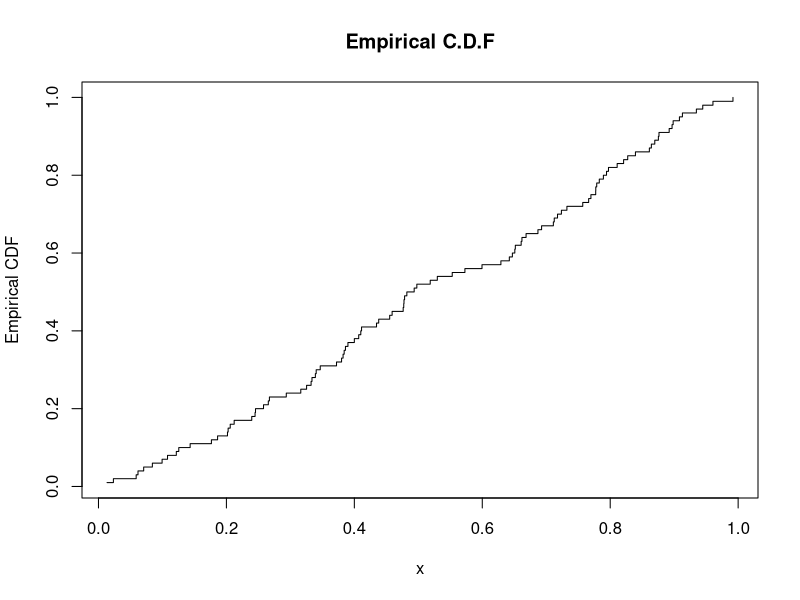
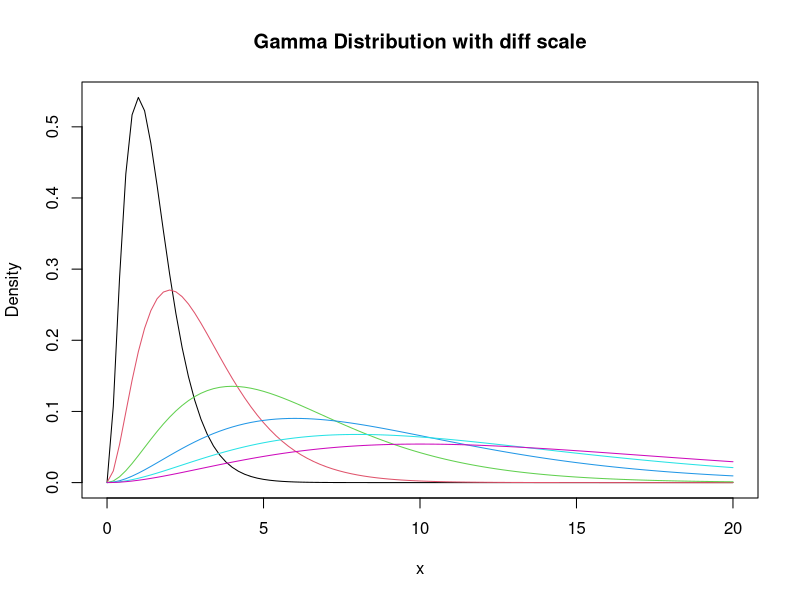
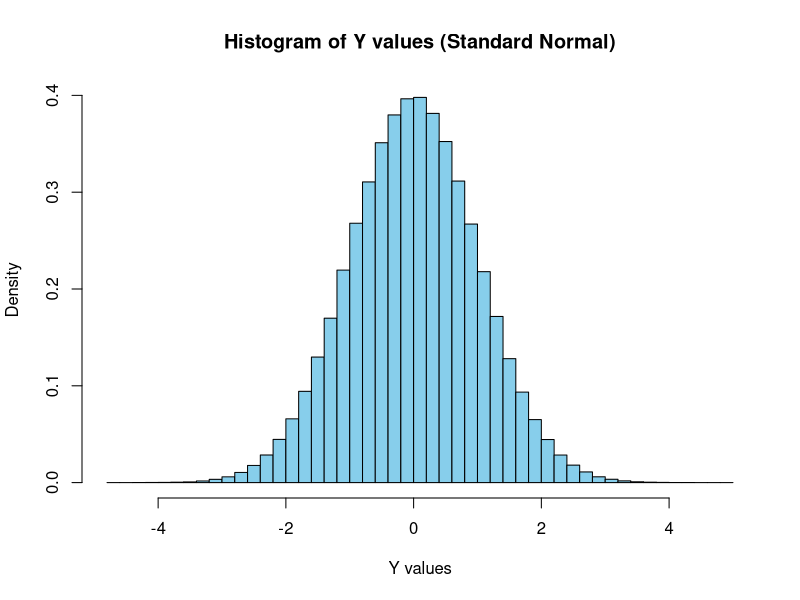
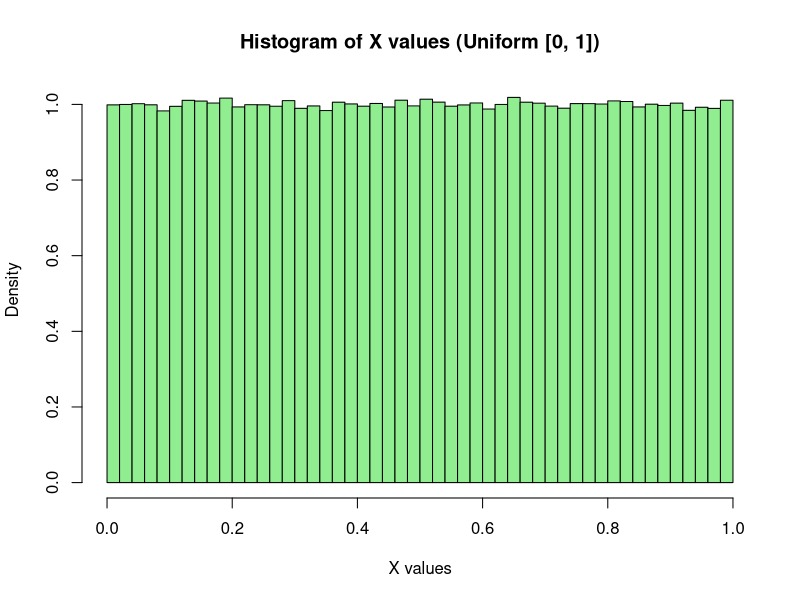
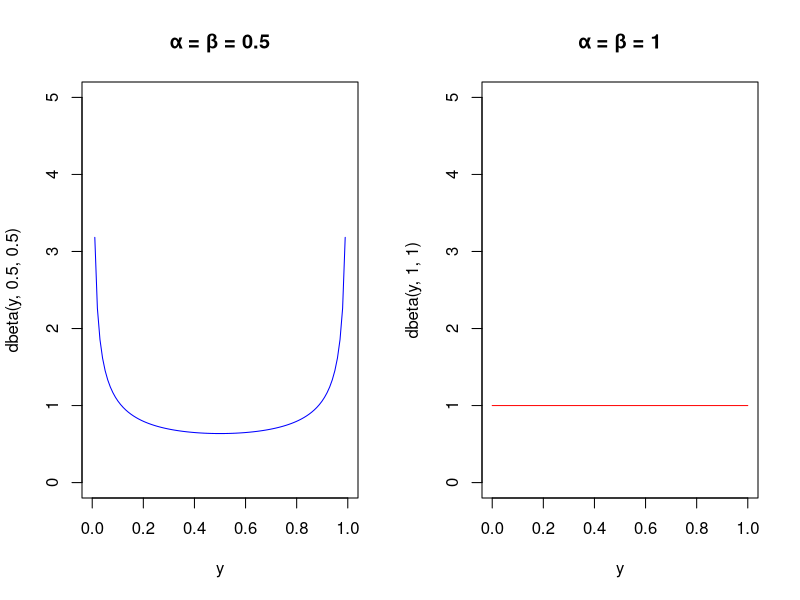
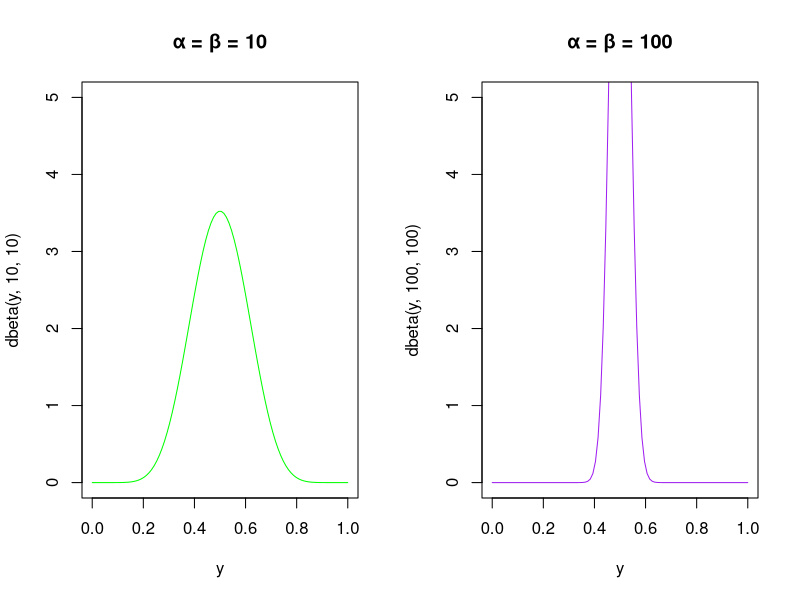
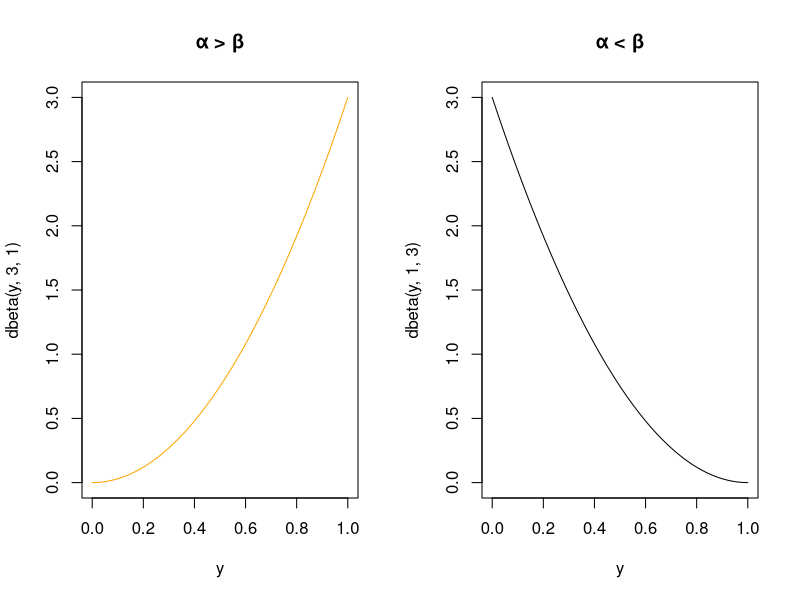

Recreate these plots in R, in order.
## ---- chunk 1
knitr::opts_chunk$set(echo = TRUE)
## ---- chunk 2
set.seed(0); n <- 1000
A <- matrix(runif(n*n),n,n); x.true <- runif(n)
y <- A%*%x.true

## ---- chunk 3
#b)
time_0 = Sys.time()         
A_inverse = solve(A)        #inverse of A
x1 = A_inverse %*% y
time_end = Sys.time()
time_process = time_end - time_0
print(sprintf("Time of the explicit inverse method: %.8f", time_process))

mean_abs_difference = mean(abs(x1- x.true))   
print(sprintf("Approximate mean absolute 'error' - explicit inverse method: %.8e", mean_abs_difference))


#c)
time_0 = Sys.time()         
x2 = solve(A,y)             #directly solve x
time_end = Sys.time()
time_process2 = time_end - time_0
print(sprintf("Time of the direct solve method: %.8f", time_process2))

mean_abs_difference2 = mean(abs(x2- x.true)) 
print(sprintf("Approximate mean absolute 'error' - direct solve method: %.8e", mean_abs_difference2))


## ---- chunk 4

empirical_cdf <- function(x) {
  
  sorted_x <- sort(x)

  ecdf_values <- sapply(x, function(val) {
    sum(sorted_x <= val) / length(sorted_x)
  })
  
  return(ecdf_values)
}

## ---- chunk 5
empirical_cdf <- function(x, plot.cdf = FALSE) {
  
  sorted_x <- sort(x)

  ecdf_values <- sapply(x, function(val) {
    sum(sorted_x <= val) / length(sorted_x)
  })
  
  if (plot.cdf) {

    unique_vals <- sort(unique(x))
    ecdf_vals <- sapply(unique_vals, function(val) {
      sum(x <= val) / length(x)
    })

    plot(unique_vals, ecdf_vals, type = "s", xlab = "x", ylab = "Empirical CDF",
         main = "Empirical C.D.F")
  }
  
  return(ecdf_values)
}

## ---- chunk 6

set.seed(0)
x <- runif(100)

empirical_cdf(x, plot.cdf = TRUE)

## ---- chunk 7
k <- 3
scale_vector <- c(0.5, 1, 2, 3, 4, 5)

curve(dgamma(x, shape = k, scale = scale_vector[1]), from = 0, to = 20, 
      col = 1, ylab = "Density", xlab = "x", 
      main = "Gamma Distribution with diff scale")

for (i in 2:length(scale_vector)) {
  curve(dgamma(x, shape = k, scale = scale_vector[i]), from = 0, to = 20, 
        col = i, add = TRUE)
}

## ---- chunk 8
#joint distribution table 
joint_distribution <- matrix(c(0.080, 0.198, 0.079,
                               0.043, 0.254, 0.143,
                               0.017, 0.105, 0.081),
                             nrow = 3, byrow = TRUE)

#marginal probabilities
row_marginals <- c(0.357, 0.440, 0.203) # for Family Income (X)
col_marginals <- c(0.140, 0.557, 0.303) # for Happiness (Y)

# a)
# (i): Using scores (1, 2, 3) for X and Y
family_income_scores <- c(1, 2, 3)
happiness_scores <- c(1, 2, 3)

#expected values and variances
E_X <- sum(row_marginals * family_income_scores)
E_Y <- sum(col_marginals * happiness_scores)
var_X <- sum(row_marginals * (family_income_scores - E_X)^2)
var_Y <- sum(col_marginals * (happiness_scores - E_Y)^2)

#covariance
cov_XY <- 0
for (i in 1:3) {
  for (j in 1:3) {
    cov_XY <- cov_XY + (family_income_scores[i] - E_X) * 
                        (happiness_scores[j] - E_Y) * joint_distribution[i, j]
  }
}

# Correlation coefficient
correlation_i <- cov_XY / sqrt(var_X * var_Y)
print(paste("Correlation with scores (1,2,3) for both:", correlation_i))

#(ii): Using scores (1, 2, 3) for X and (1, 4, 5) for Y
happiness_scores_2 <- c(1, 4, 5)

#expected value and variance for the new Y
E_Y_2 <- sum(col_marginals * happiness_scores_2)
var_Y_2 <- sum(col_marginals * (happiness_scores_2 - E_Y_2)^2)

#recalculate covariance with new Y
cov_XY_2 <- 0
for (i in 1:3) {
  for (j in 1:3) {
    cov_XY_2 <- cov_XY_2 + (family_income_scores[i] - E_X) * 
                              (happiness_scores_2[j] - E_Y_2) * joint_distribution[i, j]
  }
}

#correlation coefficient for (ii)
correlation_ii <- cov_XY_2 / sqrt(var_X * var_Y_2)
print("Correlation with scores (1,2,3) for Family Income and (1,4,5) for Happiness:")
print(correlation_ii)

## ---- chunk 9
#b)
print("Observed joint distribution:")
print(joint_distribution)

#independent joint distribution
independent_distribution <- outer(row_marginals, col_marginals)

print("Independent joint distribution (assuming X and Y are independent):")
print(independent_distribution)

## ---- chunk 10
set.seed(0)
n <- 1000000  #one million samples


y_values <- rnorm(n)   #standard normal random variables
x_values <- pnorm(y_values) #applying the cdf function


hist(y_values, breaks = 50, main = "Histogram of Y values (Standard Normal)",
     xlab = "Y values", col = "skyblue", probability = TRUE) #plot histogram of the Y values

hist(x_values, breaks = 50, main = "Histogram of X values (Uniform [0, 1])",
     xlab = "X values", col = "lightgreen", probability = TRUE)  #plot histogram of the X values

## ---- chunk 11
y <- seq(0, 1, length = 100)

# (i) Plot for different values of α = β
par(mfrow = c(1, 2)) # arrange plots in 2x2 grid
plot(y, dbeta(y, 0.5, 0.5), type = "l", col = "blue", ylim = c(0, 5), main = "α = β = 0.5")
plot(y, dbeta(y, 1, 1), type = "l", col = "red", ylim = c(0, 5), main = "α = β = 1")
plot(y, dbeta(y, 10, 10), type = "l", col = "green", ylim = c(0, 5), main = "α = β = 10")
plot(y, dbeta(y, 100, 100), type = "l", col = "purple", ylim = c(0, 5), main = "α = β = 100")

# (ii) Plot for some values of α > β and α < β
par(mfrow = c(1, 2))
plot(y, dbeta(y, 3, 1), type = "l", col = "orange", main = "α > β")
plot(y, dbeta(y, 1, 3), type = "l", col = "black", main = "α < β")
## ---- chunk 12
n = 1000
lambda = 0.5
set.seed(123)
sample = rpois(n,lambda) 

sample_mu = mean(sample)
sample_sigma = sd(sample)
sample_mu
sample_sigma

## ---- chunk 13
n = 1000
R = 10000
lambda = 0.5
set.seed(123)
mu = array(0, dim = (R))
for(i in 1:R){
  sample = rpois(n,lambda)
  mu[i] = mean(sample) 
}
mean = mean(mu)
sd = sd(mu)
mean
sd
theoretical_mean = lambda
theoretical_sd = sqrt(lambda/n)
theoretical_mean
theoretical_sd

## ---- chunk 14
students = read.csv("students.csv")
head(students)

#a) C.I. for the mean weakly number of hours spent watching tv
tv = students$tv
n = length(tv)
alpha = 0.05
mean_tv = mean(tv)
sd_tv = sqrt(var(tv))
lower_bound = mean_tv - qt(1- alpha/2, df = n-1) * (sd_tv/ sqrt(n))
upper_bound = mean_tv + qt(1- alpha/2, df = n-1) * (sd_tv/ sqrt(n))
cat("a) Confidence interval at 95%: [", round(lower_bound, 2), ",", round(upper_bound, 2), "]\n")
## ---- chunk 15
#b) compare females and males on the mean weekly number of hours spent watching TV
females <- students$tv[students$gender == 0]
males <- students$tv[students$gender == 1]

# (test di Welch)
t_test_result <- t.test(females, males, var.equal = FALSE)

print(t_test_result)
## ---- chunk 16
substance = read.csv("substance.csv")
head(substance)

pi_1 <- 0.490
pi_2 <- 0.015
z <- qnorm(0.975)
n1 <- 1949
n2 <- 327

lower_b = (pi_1 - pi_2) - z * sqrt(((pi_1*(1-pi_1))/n1) + ((pi_2*(1-pi_2))/n2))
upper_b = (pi_1 - pi_2) + z * sqrt(((pi_1*(1-pi_1))/n1) + ((pi_2*(1-pi_2))/n2))
lower_b
upper_b



## ---- chunk 17
#compute p-value using R
z<- (0.52-0.50)/sqrt((0.50^2)/1200)
q=2*(1- pnorm(z))
q
## ---- chunk 18
mean1 <- 22.30
mean2 <- 25.91
n <- 43 
m <- 50
s <- 6.88
t <- 8.01
#pooled estimator
st= sqrt(((n-1) *s^2 + (m-1)*t^2)/(n + m - 2))
print(st)
t_stat<- (mean1-mean2-0)/(st*sqrt(1/n+1/m))
print(t_stat)
q=2*(1- pt(abs(t_stat), df = n + m - 2))
print(q)

## ---- chunk 19
alpha = 0.05
confidence_interval <- (mean1 - mean2) + (c(-1,1) * qt(1 - alpha/2, df = n+m-2)  * st * sqrt(1/n + 1/m))
confidence_interval
